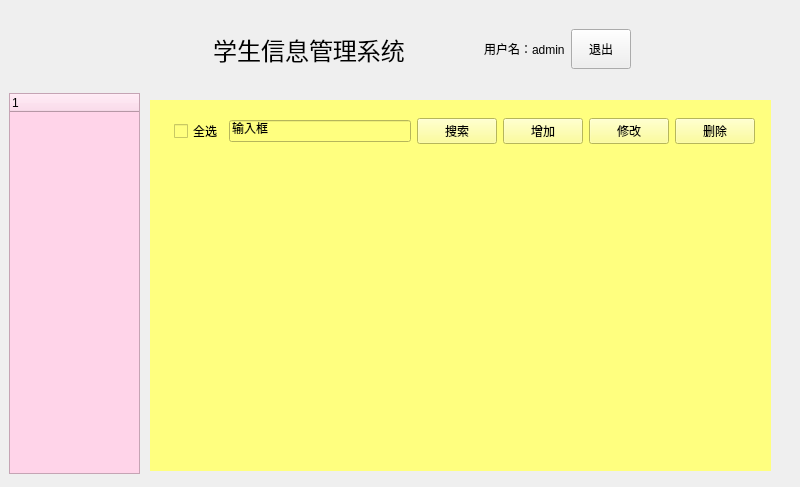
<?xml version="1.0" encoding="UTF-8"?>
<ui version="4.0">
 <class>MainWindow</class>
 <widget class="QMainWindow" name="MainWindow">
  <property name="geometry">
   <rect>
    <x>0</x>
    <y>0</y>
    <width>800</width>
    <height>487</height>
   </rect>
  </property>
  <property name="minimumSize">
   <size>
    <width>800</width>
    <height>480</height>
   </size>
  </property>
  <property name="windowTitle">
   <string>MainWindow</string>
  </property>
  <property name="styleSheet">
   <string notr="true">QWidget#centralwidget(background-color:rgb(94, 195, 200););</string>
  </property>
  <widget class="QWidget" name="centralwidget">
   <property name="styleSheet">
    <string notr="true">QWidget#centralwidget{background-color: rgb(85, 255, 255);};</string>
   </property>
   <widget class="QTreeWidget" name="treeWidget">
    <property name="geometry">
     <rect>
      <x>9</x>
      <y>93</y>
      <width>131</width>
      <height>381</height>
     </rect>
    </property>
    <property name="styleSheet">
     <string notr="true">background-color: rgb(255, 212, 233);</string>
    </property>
   </widget>
   <widget class="QStackedWidget" name="stackedWidget">
    <property name="geometry">
     <rect>
      <x>150</x>
      <y>100</y>
      <width>621</width>
      <height>371</height>
     </rect>
    </property>
    <property name="styleSheet">
     <string notr="true">background-color: rgb(255, 255, 127);</string>
    </property>
    <widget class="QWidget" name="page">
     <widget class="QWidget" name="widget_2" native="true">
      <property name="geometry">
       <rect>
        <x>24</x>
        <y>10</y>
        <width>581</width>
        <height>42</height>
       </rect>
      </property>
      <layout class="QGridLayout" name="gridLayout_3">
       <item row="0" column="0">
        <widget class="QCheckBox" name="checkBox">
         <property name="text">
          <string>全选</string>
         </property>
        </widget>
       </item>
       <item row="0" column="1">
        <widget class="QLineEdit" name="lineEdit">
         <property name="text">
          <string>输入框</string>
         </property>
        </widget>
       </item>
       <item row="0" column="2">
        <widget class="QPushButton" name="pushButton_2">
         <property name="text">
          <string>搜索</string>
         </property>
        </widget>
       </item>
       <item row="0" column="3">
        <widget class="QPushButton" name="pushButton_3">
         <property name="text">
          <string>增加</string>
         </property>
        </widget>
       </item>
       <item row="0" column="4">
        <widget class="QPushButton" name="pushButton_4">
         <property name="text">
          <string>修改</string>
         </property>
        </widget>
       </item>
       <item row="0" column="5">
        <widget class="QPushButton" name="pushButton_5">
         <property name="text">
          <string>删除</string>
         </property>
        </widget>
       </item>
      </layout>
     </widget>
    </widget>
    <widget class="QWidget" name="page_2"/>
   </widget>
   <widget class="QWidget" name="widget" native="true">
    <property name="geometry">
     <rect>
      <x>9</x>
      <y>9</y>
      <width>631</width>
      <height>81</height>
     </rect>
    </property>
    <property name="styleSheet">
     <string notr="true"/>
    </property>
    <layout class="QGridLayout" name="gridLayout" columnstretch="1,1,1">
     <property name="leftMargin">
      <number>0</number>
     </property>
     <property name="topMargin">
      <number>0</number>
     </property>
     <property name="rightMargin">
      <number>0</number>
     </property>
     <property name="bottomMargin">
      <number>0</number>
     </property>
     <property name="spacing">
      <number>0</number>
     </property>
     <item row="0" column="0">
      <spacer name="horizontalSpacer">
       <property name="orientation">
        <enum>Qt::Horizontal</enum>
       </property>
       <property name="sizeHint" stdset="0">
        <size>
         <width>195</width>
         <height>20</height>
        </size>
       </property>
      </spacer>
     </item>
     <item row="0" column="1">
      <widget class="QLabel" name="label">
       <property name="font">
        <font>
         <pointsize>18</pointsize>
        </font>
       </property>
       <property name="text">
        <string>学生信息管理系统</string>
       </property>
       <property name="alignment">
        <set>Qt::AlignCenter</set>
       </property>
      </widget>
     </item>
     <item row="0" column="2">
      <widget class="QWidget" name="widget_3" native="true">
       <layout class="QGridLayout" name="gridLayout_2">
        <item row="0" column="0">
         <widget class="QLabel" name="label_4">
          <property name="minimumSize">
           <size>
            <width>60</width>
            <height>60</height>
           </size>
          </property>
          <property name="maximumSize">
           <size>
            <width>40</width>
            <height>40</height>
           </size>
          </property>
          <property name="styleSheet">
           <string notr="true">border-image: url(:/user.jpg);</string>
          </property>
          <property name="text">
           <string/>
          </property>
         </widget>
        </item>
        <item row="0" column="1">
         <widget class="QLabel" name="label_3">
          <property name="text">
           <string>用户名：admin</string>
          </property>
         </widget>
        </item>
        <item row="0" column="2">
         <widget class="QPushButton" name="pushButton">
          <property name="minimumSize">
           <size>
            <width>60</width>
            <height>40</height>
           </size>
          </property>
          <property name="maximumSize">
           <size>
            <width>60</width>
            <height>40</height>
           </size>
          </property>
          <property name="text">
           <string>退出</string>
          </property>
         </widget>
        </item>
       </layout>
      </widget>
     </item>
    </layout>
   </widget>
  </widget>
 </widget>
 <resources/>
 <connections/>
</ui>
